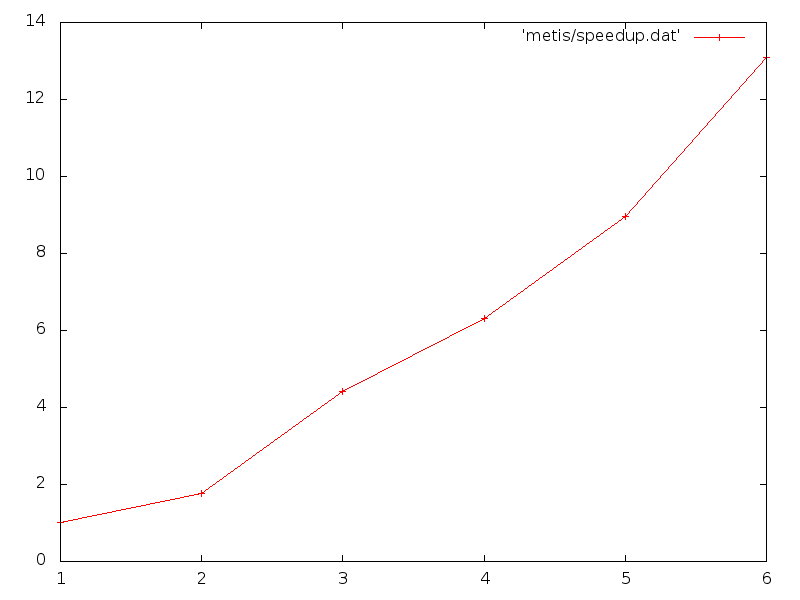

Write the gnuplot code that produced this figure.
set terminal png size 800,600
set output 'metis/plot.png'
plot 'metis/speedup.dat' with linespoints
